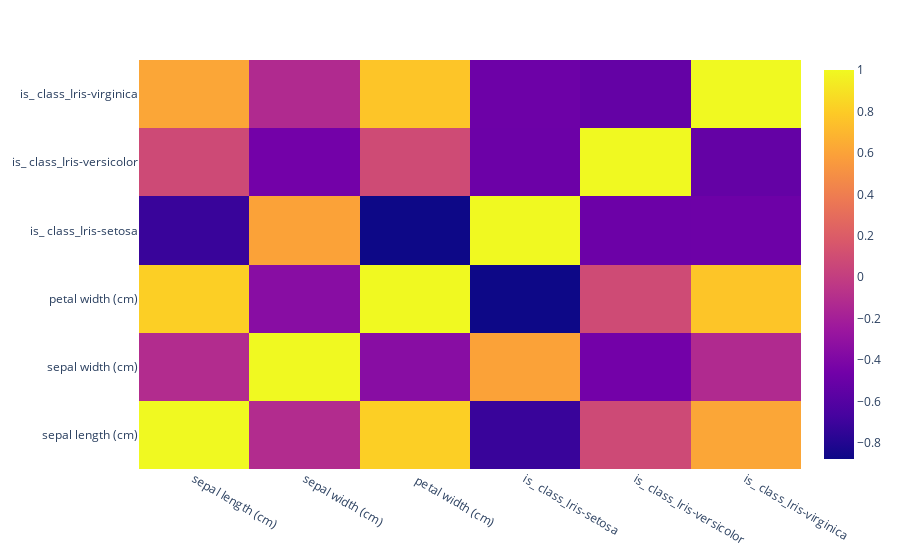

The notebook cell this image was saved under:
### Code cell
# Prepare data for training with input rust functions expect
label_col = 2

# Normalize columns
# labels = encoded.iloc[:, label_col]
# max_per_col = encoded.abs().max().replace(0,1)
# encoded = (encoded / max_per_col)
# encoded.iloc[:, label_col] = labels

train_data, test_data = split_train_test(encoded, 0.9, True)

# Remove any encoded data of the same class
train_data_features = train_data.copy()
remove_encoded_category_data_and_label(train_data_features, feature_to_encoded_cols, label_col)

train_data_features_list = train_data_features.values.tolist()

# Data Correlation
corr = train_data_features.corr()
fig = px.imshow(corr, aspect="auto", origin='lower')
fig.show()

# Get labels
train_data_labels = train_data.iloc[:, label_col].values.tolist()
train_data_features

### Figure 1 — Plotly figure (JSON) as saved in the notebook; plotly's stock layout.template omitted (floating-point values rounded to 4 significant figures)
{"data": [{"coloraxis": "coloraxis", "hovertemplate": "x: %{x}<br>y: %{y}<br>color: %{z}<extra></extra>", "name": "0", "type": "heatmap", "x": ["sepal length (cm)", "sepal width (cm)", " petal width (cm)", "is_ class_Iris-setosa", "is_ class_Iris-versicolor", "is_ class_Iris-virginica"], "xaxis": "x", "y": ["sepal length (cm)", "sepal width (cm)", " petal width (cm)", "is_ class_Iris-setosa", "is_ class_Iris-versicolor", "is_ class_Iris-virginica"], "yaxis": "y", "z": [[1, -0.1126, 0.8153, -0.715, 0.08218, 0.6158], [-0.1126, 1, -0.3488, 0.5995, -0.4576, -0.1257], [0.8153, -0.3488, 1, -0.8777, 0.0895, 0.7674], [-0.715, 0.5995, -0.8777, 1, -0.4911, -0.4831], [0.08218, -0.4576, 0.0895, -0.4911, 1, -0.5254], [0.6158, -0.1257, 0.7674, -0.4831, -0.5254, 1]]}], "layout": {"coloraxis": {"colorscale": [[0, "#0d0887"], [0.1111, "#46039f"], [0.2222, "#7201a8"], [0.3333, "#9c179e"], [0.4444, "#bd3786"], [0.5556, "#d8576b"], [0.6667, "#ed7953"], [0.7778, "#fb9f3a"], [0.8889, "#fdca26"], [1, "#f0f921"]]}, "margin": {"t": 60}, "xaxis": {"anchor": "y", "domain": [0, 1]}, "yaxis": {"anchor": "x", "autorange": true, "domain": [0, 1]}}}
